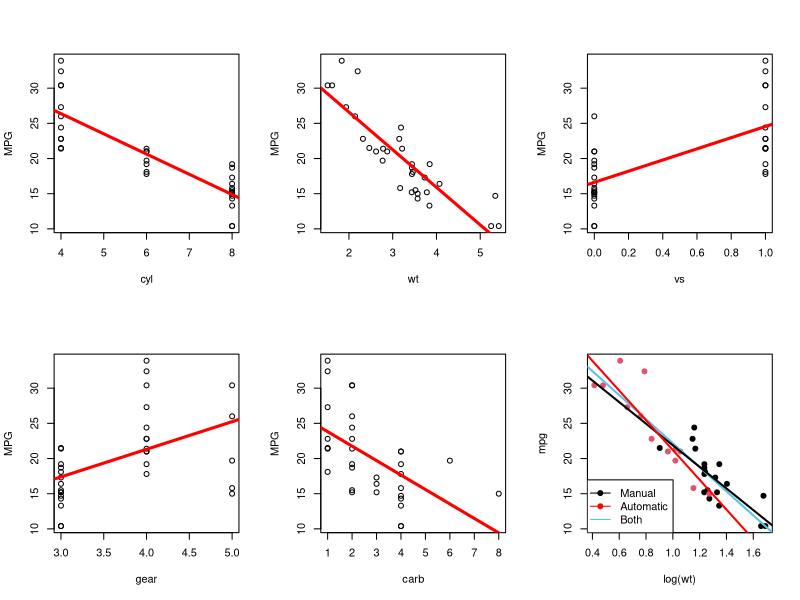
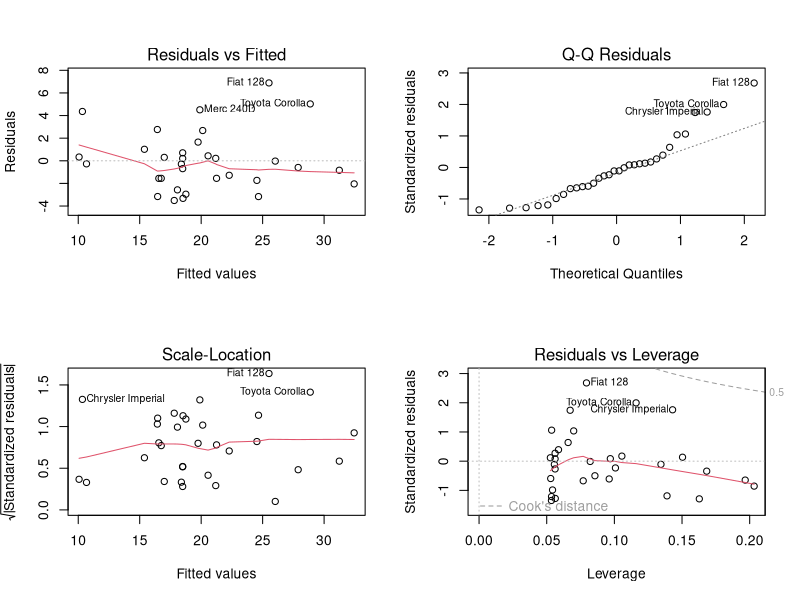
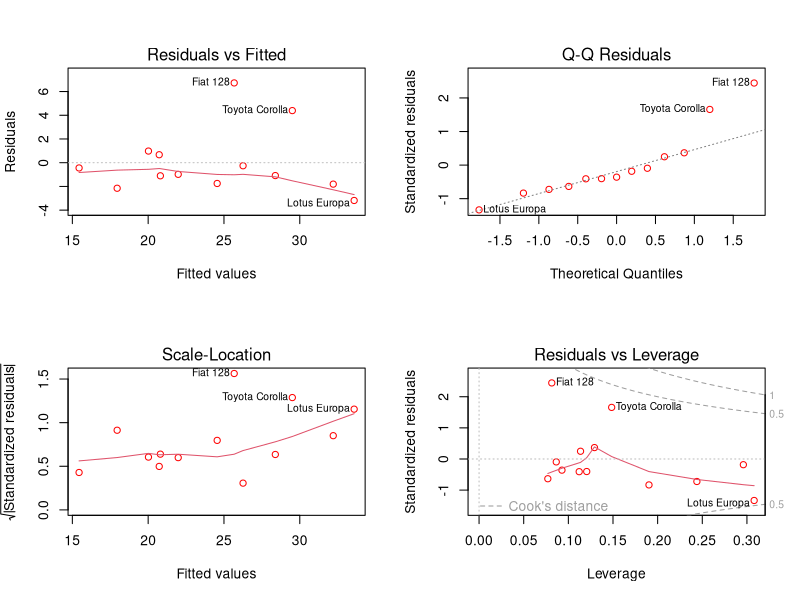
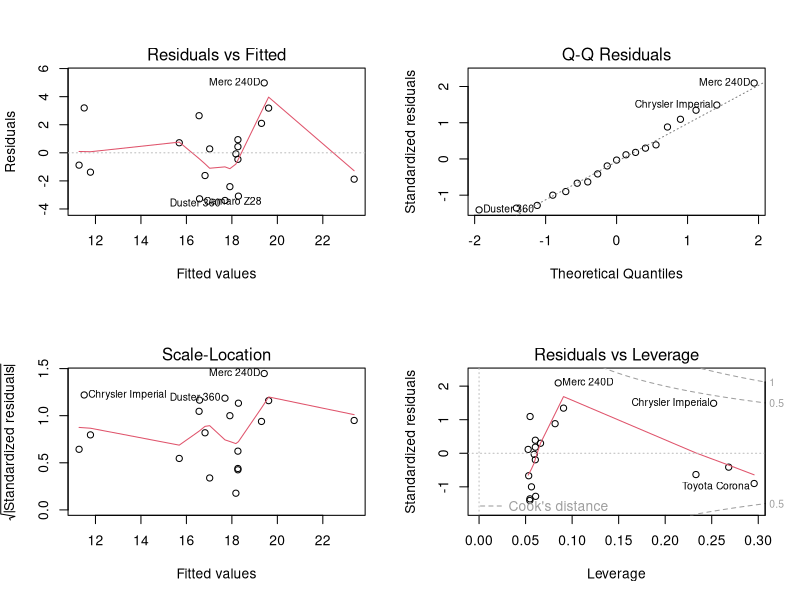

The R script that drew these images, in order:
## ---- chunk 1
knitr::opts_chunk$set(echo = FALSE, include = FALSE)
## ---- chunk 2
library(datasets)  
data(mtcars)
## ---- chunk 3
cocols <- c(2,6,8,10,11)
rsqs <- rep(NA, length(cocols))
counter <- 1
par(mfrow = c(2, 3))
for (i in cocols){
        linm <- lm(mpg ~ mtcars[,i], data = mtcars)
        rsqs[counter] <- summary(linm)$r.squared
        counter <- counter + 1
        plot(mtcars[,i], mtcars$mpg, xlab = names(mtcars)[i], ylab = "MPG")
        abline(linm, col = "#FF0000", lwd = 3)
}
res <- data.frame(var = names(mtcars)[cocols], col = cocols, r.squared = rsqs)
order <- order(res$r.squared, decreasing = TRUE)
res <- res[order,]
## ---- chunk 4
fit <- lm(mpg ~ am, data = mtcars)
fit1 <- lm(mpg ~ am + wt, data = mtcars)
fit2 <- lm(mpg ~ am + wt + cyl, data = mtcars)
fit3 <- lm(mpg ~ am + wt + cyl + vs, data = mtcars)
fit4 <- lm(mpg ~ am + wt + cyl + vs + carb, data = mtcars)
fit5 <- lm(mpg ~ am + wt + cyl + vs + carb + gear, data = mtcars)
anova(fit, fit1, fit2, fit3, fit4, fit5)
## ---- chunk 5
fit <- lm(mpg ~ am + wt, data = mtcars)
logfit <- lm(mpg ~ am + I(log(wt)), data = mtcars)
intfit <- lm(mpg ~ I(log(wt))*am, data = mtcars)
summary(fit)$coef
summary(logfit)$coef
summary(intfit)$coef
## ---- chunk 6
lwtfit <- lm(mpg~log(wt), data = mtcars)
with(mtcars, plot(log(wt), mpg, col = as.factor(am), pch = 19))
abline(lwtfit, col = "#5BC2E7", lwd = 2)
manualcoefs <- data.frame(int = coef(intfit)[1], 
                          slope = coef(intfit)[2])
autocoefs <- data.frame(int = coef(intfit)[1] + coef(intfit)[3], 
                        slope = coef(intfit)[2] + coef(intfit)[4])
intercept <- (autocoefs$int - manualcoefs$int)/
        (manualcoefs$slope - autocoefs$slope)
abline(manualcoefs$int, manualcoefs$slope, col = "#000000", lwd = 2)
abline(autocoefs$int, autocoefs$slope, col = "#FF0000", lwd = 2)
legend("bottomleft", legend = c("Manual", "Automatic", "Both"), 
       col = c("#000000", "#FF0000", "#5BC2E7"), 
       pch = c(19, 19, NA), lty = 1)
## ---- chunk 7
autofit <- lm(mpg ~ I(log(wt)), data = mtcars[mtcars$am == 1,])
manfit <- lm(mpg ~ I(log(wt)), data = mtcars[mtcars$am == 0,])
## ---- chunk 8
par(mfrow = c(2,2))
plot(logfit)
## ---- chunk 9
par(mfrow = c(2,2))
plot(autofit, col = "#FF0000")
## ---- chunk 10
par(mfrow = c(2,2))
plot(manfit)
## ---- chunk 11
res <- confint(intfit)
## ---- chunk 12

## ---- chunk 13

## ---- chunk 14

## ---- chunk 15

## ---- chunk 16

